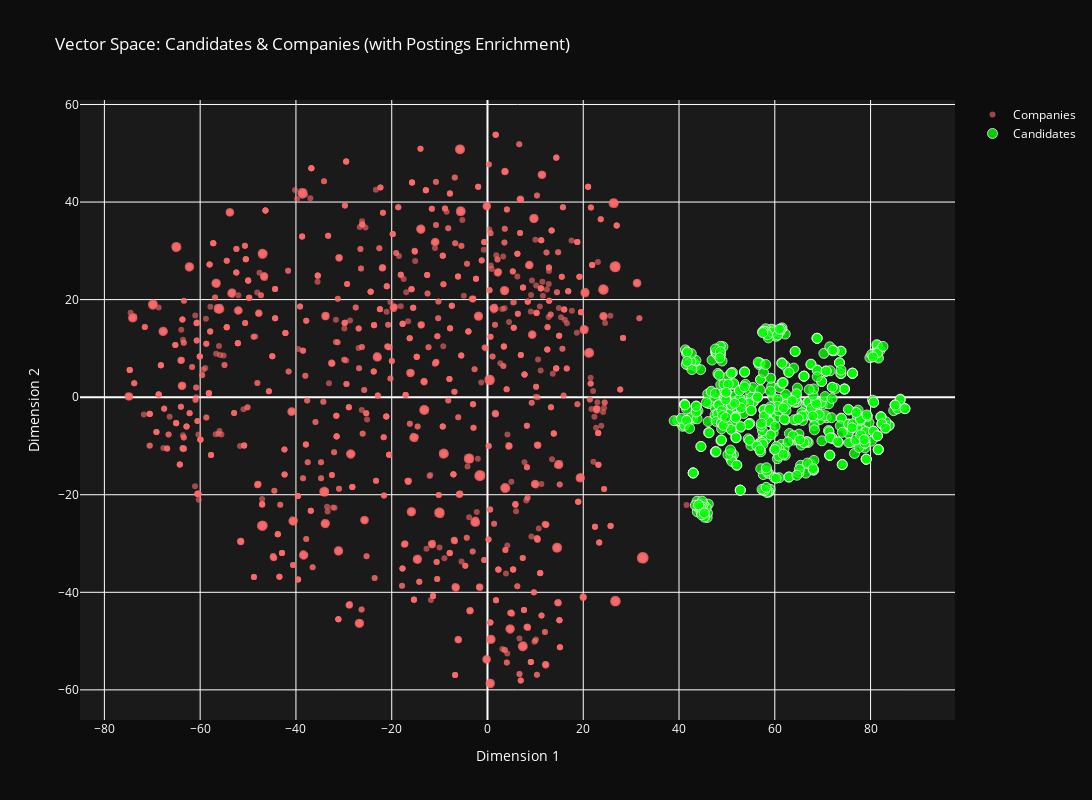

Notebook source saved alongside this figure:
### Code cell
# Create plot
fig = go.Figure()

# Companies (red)
fig.add_trace(go.Scatter(
    x=comp_2d[:, 0],
    y=comp_2d[:, 1],
    mode='markers',
    name='Companies',
    marker=dict(
        size=6,
        color='#ff6b6b',
        opacity=0.6
    ),
    text=[f"Company {i}: {companies_full.iloc[i].get('name', 'N/A')[:30]}"
          for i in range(n_comp_viz)],
    hovertemplate='<b>%{text}</b><extra></extra>'
))

# Candidates (green)
fig.add_trace(go.Scatter(
    x=cand_2d[:, 0],
    y=cand_2d[:, 1],
    mode='markers',
    name='Candidates',
    marker=dict(
        size=10,
        color='#00ff00',
        opacity=0.8,
        line=dict(width=1, color='white')
    ),
    text=[f"Candidate {i}" for i in range(n_cand_viz)],
    hovertemplate='<b>%{text}</b><extra></extra>'
))

fig.update_layout(
    title='Vector Space: Candidates & Companies (with Postings Enrichment)',
    xaxis_title='Dimension 1',
    yaxis_title='Dimension 2',
    width=1200,
    height=800,
    plot_bgcolor='#1a1a1a',
    paper_bgcolor='#0d0d0d',
    font=dict(color='white')
)

fig.show()

print("✅ Visualization complete!\n")
print("💡 KEY OBSERVATIONS:")
print("   • Green = Candidates | Red = Companies")
print("   • If they OVERLAP → Good! Alignment worked!")
print("   • If still separated → Need more postings data")
print("   • Clusters = Similar skill profiles grouped\n")

### Figure 1 — Plotly figure (JSON) as saved in the notebook; plotly's stock layout.template omitted (floating-point values rounded to 4 significant figures; data arrays with more than 128 entries replaced by an {"elided": "..."} marker saying what was removed)
{"data": [{"hovertemplate": "<b>%{text}</b><extra></extra>", "marker": {"color": "#ff6b6b", "opacity": 0.6, "size": 6}, "mode": "markers", "name": "Companies", "text": {"elided": "2000 str values"}, "type": "scatter", "x": {"elided": "2000 float values"}, "y": {"elided": "2000 float values"}}, {"hovertemplate": "<b>%{text}</b><extra></extra>", "marker": {"color": "#00ff00", "line": {"color": "white", "width": 1}, "opacity": 0.8, "size": 10}, "mode": "markers", "name": "Candidates", "text": {"elided": "500 str values"}, "type": "scatter", "x": {"elided": "500 float values"}, "y": {"elided": "500 float values"}}], "layout": {"font": {"color": "white"}, "height": 800, "paper_bgcolor": "#0d0d0d", "plot_bgcolor": "#1a1a1a", "title": {"text": "Vector Space: Candidates & Companies (with Postings Enrichment)"}, "width": 1200, "xaxis": {"title": {"text": "Dimension 1"}}, "yaxis": {"title": {"text": "Dimension 2"}}}}
